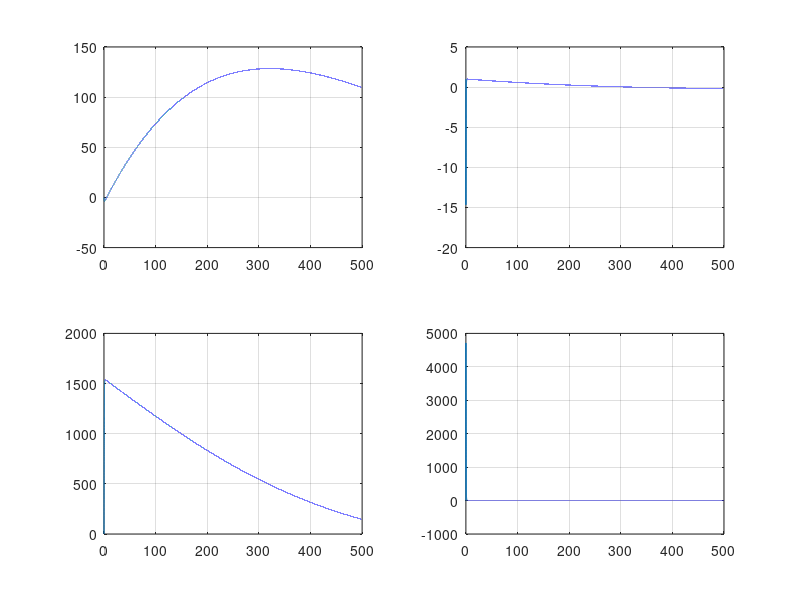

Source code (MATLAB):
clc;
clear;
A= [0 1 0 0
    0 0 0 0
    0 0 0 1
    0 0 -9.6372*10^-4 0];
B=[0; -4.888;0 ;1470.59];
C=[0 1 0 0];
D=0;
Q = [15000 0 0 0
     0 100000 0 0
     0 0 1000 0
     0 0 0 100]
 R = [1];

 [K,S,e]= lqr(A,B,Q,R)
% k1=K(1); k2=K(2);k3=K(3);k4=K(4)

% AA = A - B*K;
% BB = B*k1;
% CC=C;
% DD=D;
% t = 0:0.01:10;
% [y,x,t]=step(AA,BB,CC,DD,1,t);
% plot(t,x)
% legend('x1','x2','x3','x4')
% grid

d2r = pi/180; r2d = 1/d2r;

sys=ss(A-B*K,eye(4),eye(4),eye(4))
t=0:0.01:500;
x=initial(sys,[0;1;0;0],t);
X1=[1 0 0 0]*x';
X2=[0 1 0 0]*x';
X3=[0 0 1 0]*x';
X4=[0 0 0 1]*x';

 subplot(2,2,1);plot(t,X1);grid
 subplot(2,2,2);plot(t,X2);grid
 subplot(2,2,3);plot(t,X3);grid
 subplot(2,2,4);plot(t,X4);grid